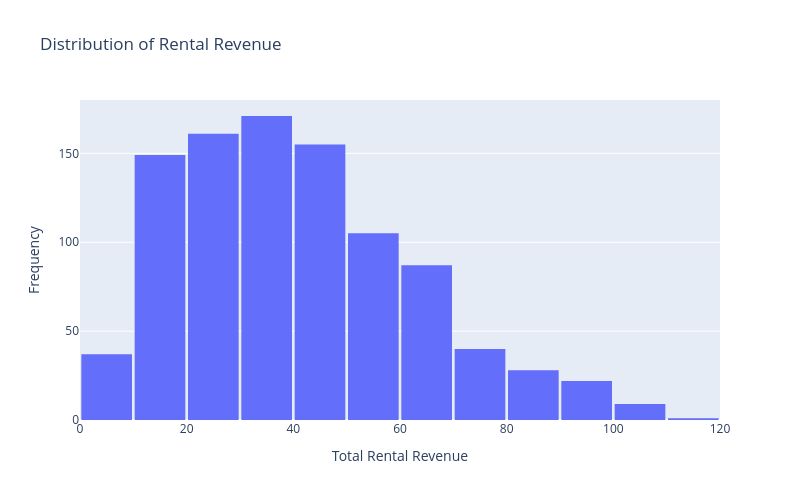

Here is the notebook cell this chart was saved with:
### Code cell
#Distribution Analysis
#Question 9: Using the unified dataset: 
#What is the distribution of:Rental revenue?

fig = px.histogram(
    M1, 
    x='Total Revenue', 
    nbins=20,
    title='Distribution of Rental Revenue',
    labels={'Total Revenue': 'Total Rental Revenue'}
)
fig.update_layout(
    width=800,  
    height=500, 
    yaxis_title='Frequency',
    bargap=0.05  
)
fig.show()

### Figure 1 — Plotly figure (JSON) as saved in the notebook; plotly's stock layout.template omitted (floating-point values rounded to 4 significant figures; data arrays with more than 128 entries replaced by an {"elided": "..."} marker saying what was removed)
{"data": [{"bingroup": "x", "hovertemplate": "Total Rental Revenue=%{x}<br>count=%{y}<extra></extra>", "legendgroup": "", "marker": {"color": "#636efa", "pattern": {"shape": ""}}, "name": "", "nbinsx": 20, "orientation": "v", "showlegend": false, "type": "histogram", "x": {"elided": "965 float values"}, "xaxis": "x", "yaxis": "y"}], "layout": {"bargap": 0.05, "barmode": "relative", "height": 500, "legend": {"tracegroupgap": 0}, "title": {"text": "Distribution of Rental Revenue"}, "width": 800, "xaxis": {"anchor": "y", "domain": [0, 1], "title": {"text": "Total Rental Revenue"}}, "yaxis": {"anchor": "x", "domain": [0, 1], "title": {"text": "Frequency"}}}}
